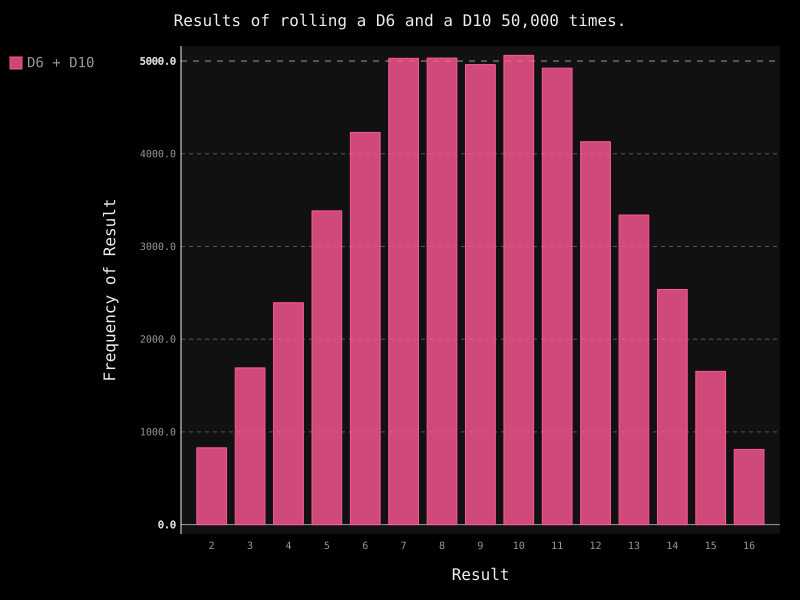

Write the Python code that produced this figure.
import pygal

from die import Die 

# 创建一个D6和一个D10
die_1 = Die()
die_2 = Die(10)

# 掷几次骰子，并将结果存储在一个列表中
results = []

for roll_num in range(50000):
	result = die_1.roll() + die_2.roll()
	results.append(result)

# 分析结果
frequencies = []
max_result = die_1.num_sides + die_2.num_sides
for value in range(2, max_result + 1):
	frequency = results.count(value)
	frequencies.append(frequency)


# 对结果进行可视化
hist = pygal.Bar()

hist.title = "Results of rolling a D6 and a D10 50,000 times."
hist.x_labels = ['2', '3', '4', '5', '6', '7', '8', '9', '10', '11', '12', '13', '14', '15', '16']
hist.x_title = "Result"
hist.y_title = "Frequency of Result"

hist.add("D6 + D10", frequencies)
hist.render_to_file("die_visual.svg")
